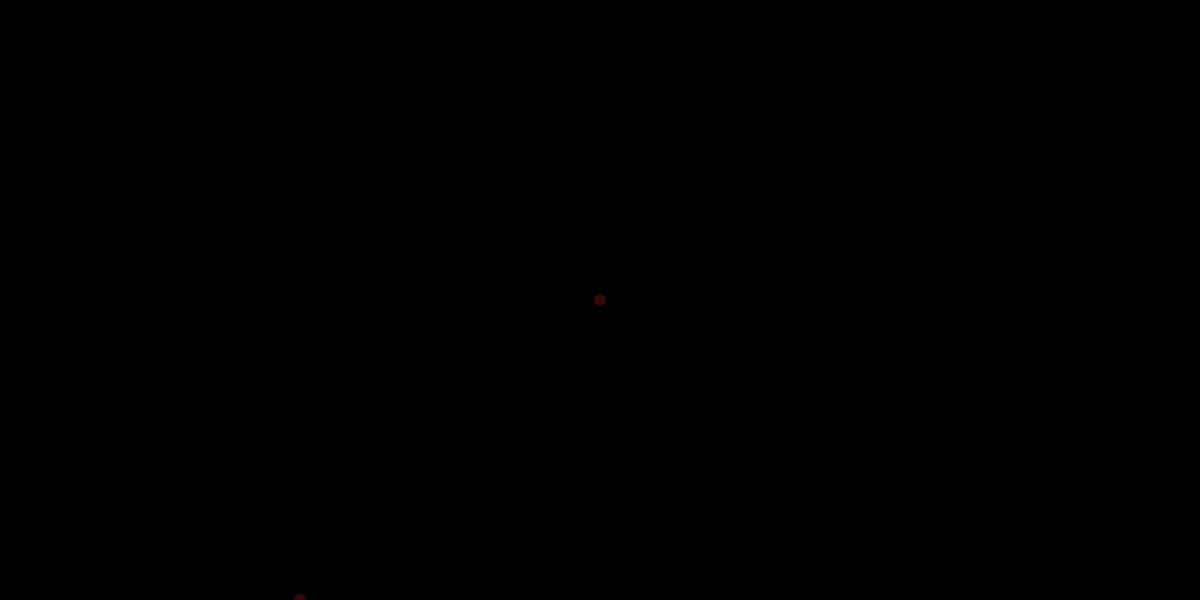
Frame 1 (no input)
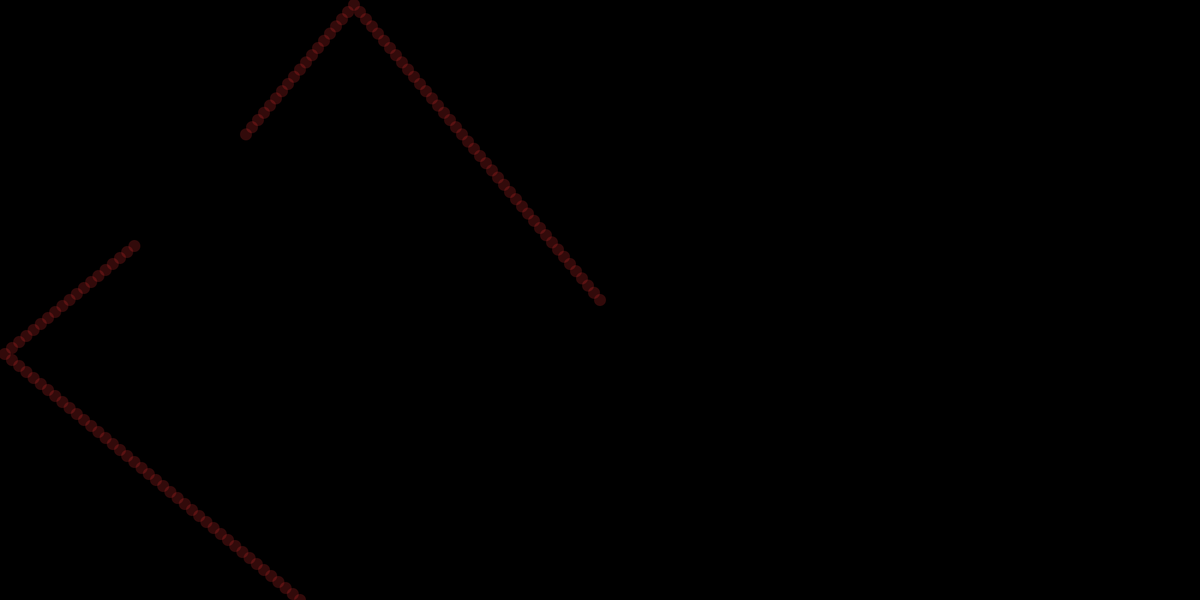
Frame 60 (the mouse pressed at the canvas centre just before this capture)
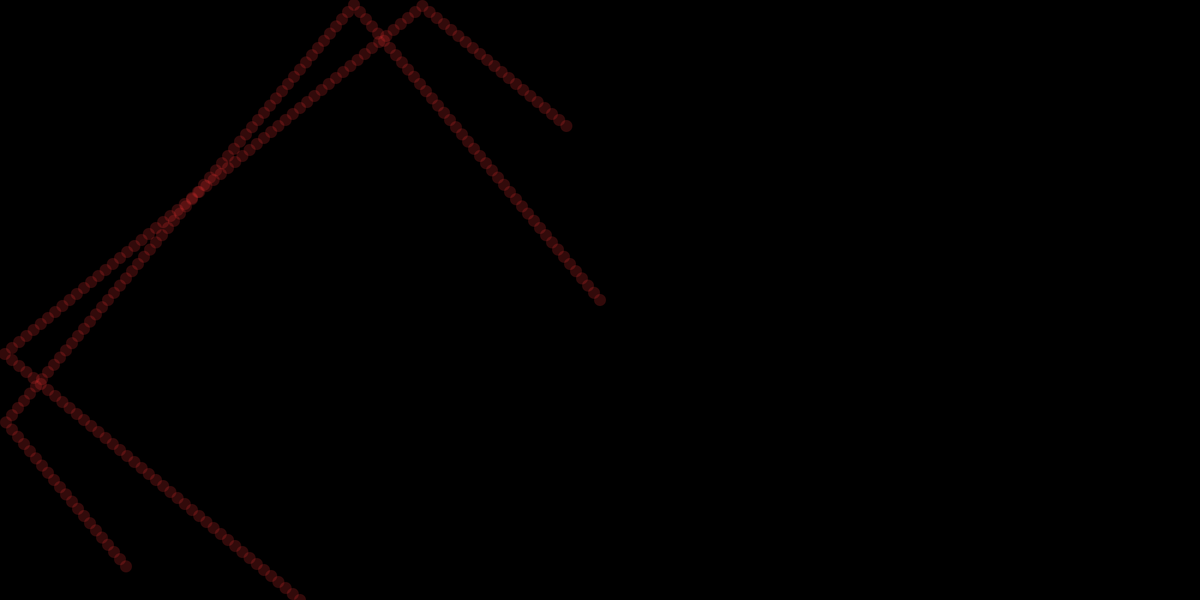
Frame 120 (the mouse held since frame 60 and released just before this capture)

The Processing sketch that drew these frames (run headless with seeded random() and noise(); from frame 60 on, the mouse is pressed at the canvas centre):

// Processing sketch: sketch_150828a
// ── sketch_150828a.pde
// Ian McCarty
//Collision Detector
int xspeed, yspeed;
int xpos, ypos, wdth, ht;
void setup(){
  size(2000, 1000);
  background(0);
  xspeed = -10;
  yspeed = -12;
  wdth = 20;
  ht = 20;
  noStroke();
  xpos = width/2;
  ypos = height/2;
  frameRate(60);
}
void draw(){
  //background(255);
  fill(255, 50, 50, 50);
  ellipse(xpos, ypos, wdth, ht);
  ellipse(ypos, xpos, ht, wdth);
  xpos += xspeed;
  ypos += yspeed;
  if (xpos >= width-wdth/2 || xpos <= wdth/2){
    xspeed *= -1; }
  if (ypos >= height-ht/2 || ypos <= ht/2){
    yspeed = yspeed * -1;
  }
  println(frameCount);
}
